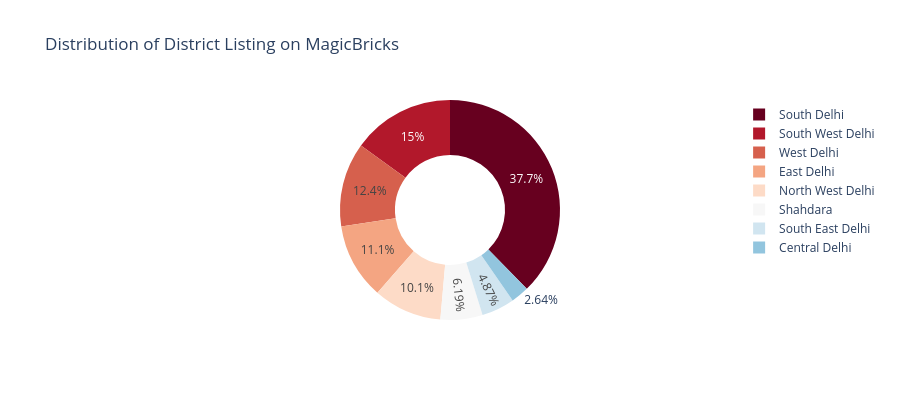

Notebook source saved alongside this figure:
### Code cell
temp = df.District.value_counts().reset_index()
plt.figure(figsize=(12,4))
sns.countplot(data=df,y='District',order=temp.District)
plt.title('District Wise distribution on magicBrick')
plt.show()

px.pie(temp,values='count',names='District',height=400,
       color_discrete_sequence=px.colors.sequential.RdBu,hole=0.5,
       title='Distribution of District Listing on MagicBricks').show()
temp

### Figure 1 — Plotly figure (JSON) as saved in the notebook; plotly's stock layout.template omitted (floating-point values rounded to 4 significant figures)
{"data": [{"domain": {"x": [0, 1], "y": [0, 1]}, "hole": 0.5, "hovertemplate": "District=%{label}<br>count=%{value}<extra></extra>", "labels": ["South Delhi", "South West Delhi", "West Delhi", "East Delhi", "North West Delhi", "Shahdara", "South East Delhi", "Central Delhi"], "legendgroup": "", "name": "", "showlegend": true, "type": "pie", "values": [457, 182, 150, 135, 122, 75, 59, 32]}], "layout": {"height": 400, "legend": {"tracegroupgap": 0}, "piecolorway": ["rgb(103,0,31)", "rgb(178,24,43)", "rgb(214,96,77)", "rgb(244,165,130)", "rgb(253,219,199)", "rgb(247,247,247)", "rgb(209,229,240)", "rgb(146,197,222)", "rgb(67,147,195)", "rgb(33,102,172)", "rgb(5,48,97)"], "title": {"text": "Distribution of District Listing on MagicBricks"}}}
